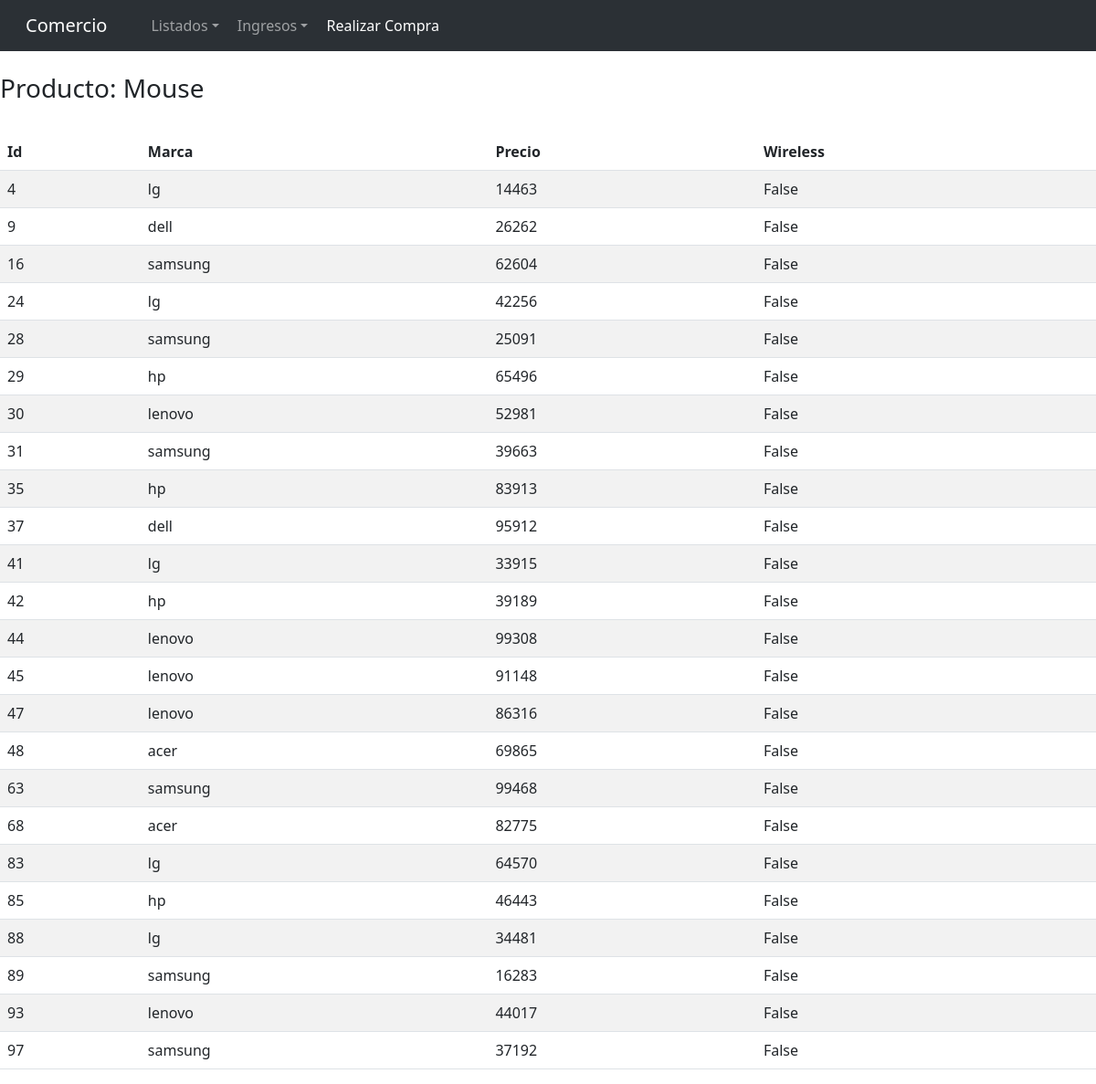
Page /mouse on the committed database.
### app_comercio/models.py (models this page shows, shortened)
class Producto(models.Model):
    idProducto = models.BigIntegerField(primary_key=True)
    marca = models.CharField(max_length=120)
    precioUnitario = models.IntegerField()
    imagen_producto = models.ImageField(null=True, blank=True, upload_to="images/")
    class Meta:
        abstract = True

class Mouse(Producto):
    wireless = models.BooleanField()

### app_comercio/views.py (the view)
# urls.py: path("mouse", MousePageView.as_view(), name="mouse"),
class MousePageView(ListView):
    model = Mouse
    template_name = "mouse.html"
    context_object_name = 'data'

### templates/mouse.html (shortened to what this page needs)
{% extends "base.html" %}
{% block content %}
<h3>Producto: Mouse</h3>
<table class="table table-striped table-hover">
    <thead>
    <tr>
        <th>Id</th>
        <th>Marca</th>
        <th>Precio</th>
        <th>Wireless</th>
    </tr>
    </thead>
    <tbody >
    {% for item in data %}
    <tr>
        <td>{{ item.idProducto }}</td>
        <td>{{ item.marca }}</td>
        <td>{{ item.precioUnitario }}</td>
        <td>{{ item.wireless }}</td>
    </tr>
    {% endfor %}
    </tbody>
</table>
{% endblock content %}

### rows in the picture
Mouse: idProducto "4", marca "lg", precioUnitario "14463", wireless "False"
Mouse: idProducto "9", marca "dell", precioUnitario "26262", wireless "False"
Mouse: idProducto "16", marca "samsung", precioUnitario "62604", wireless "False"
Mouse: idProducto "24", marca "lg", precioUnitario "42256", wireless "False"
Mouse: idProducto "28", marca "samsung", precioUnitario "25091", wireless "False"
Mouse: idProducto "29", marca "hp", precioUnitario "65496", wireless "False"
Mouse: idProducto "30", marca "lenovo", precioUnitario "52981", wireless "False"
Mouse: idProducto "31", marca "samsung", precioUnitario "39663", wireless "False"
Mouse: idProducto "35", marca "hp", precioUnitario "83913", wireless "False"
Mouse: idProducto "37", marca "dell", precioUnitario "95912", wireless "False"
Mouse: idProducto "41", marca "lg", precioUnitario "33915", wireless "False"
Mouse: idProducto "42", marca "hp", precioUnitario "39189", wireless "False"
Mouse: idProducto "44", marca "lenovo", precioUnitario "99308", wireless "False"
Mouse: idProducto "45", marca "lenovo", precioUnitario "91148", wireless "False"
Mouse: idProducto "47", marca "lenovo", precioUnitario "86316", wireless "False"
Mouse: idProducto "48", marca "acer", precioUnitario "69865", wireless "False"
Mouse: idProducto "63", marca "samsung", precioUnitario "99468", wireless "False"
Mouse: idProducto "68", marca "acer", precioUnitario "82775", wireless "False"
Mouse: idProducto "83", marca "lg", precioUnitario "64570", wireless "False"
Mouse: idProducto "85", marca "hp", precioUnitario "46443", wireless "False"
Mouse: idProducto "88", marca "lg", precioUnitario "34481", wireless "False"
Mouse: idProducto "89", marca "samsung", precioUnitario "16283", wireless "False"
Mouse: idProducto "93", marca "lenovo", precioUnitario "44017", wireless "False"
Mouse: idProducto "97", marca "samsung", precioUnitario "37192", wireless "False"
